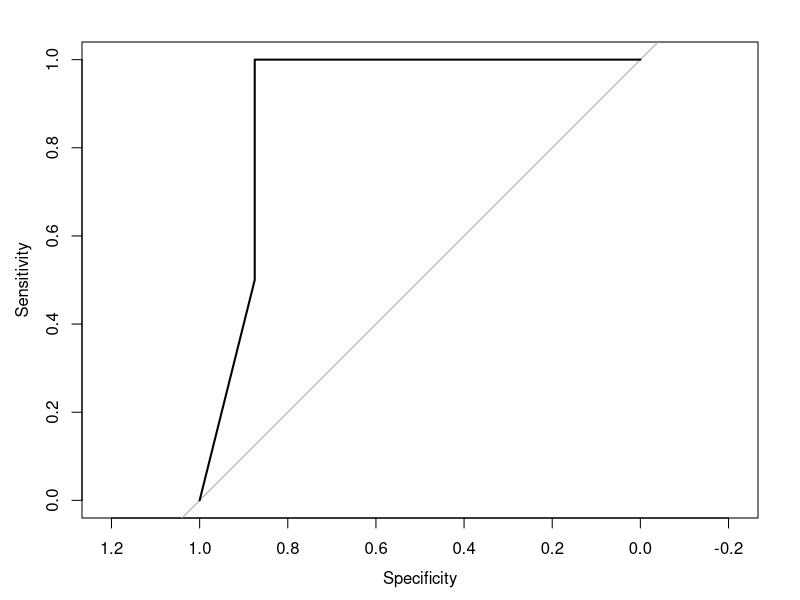
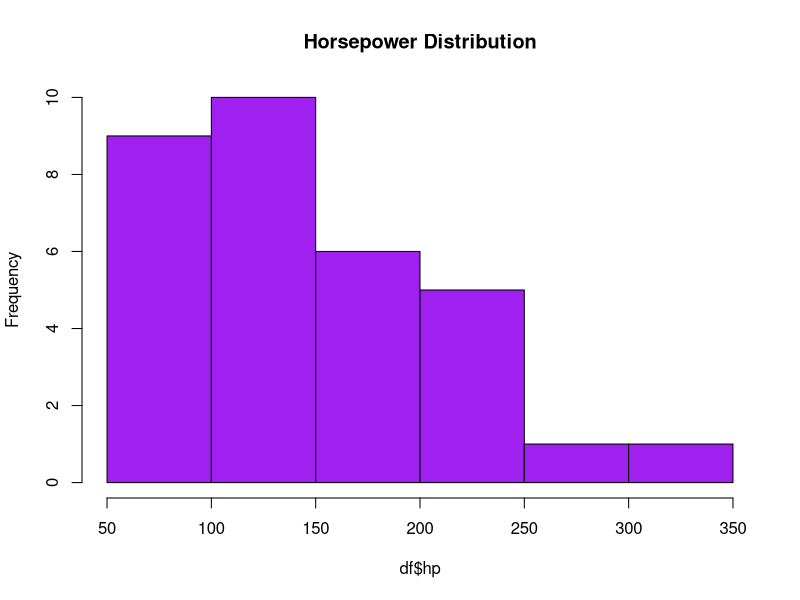
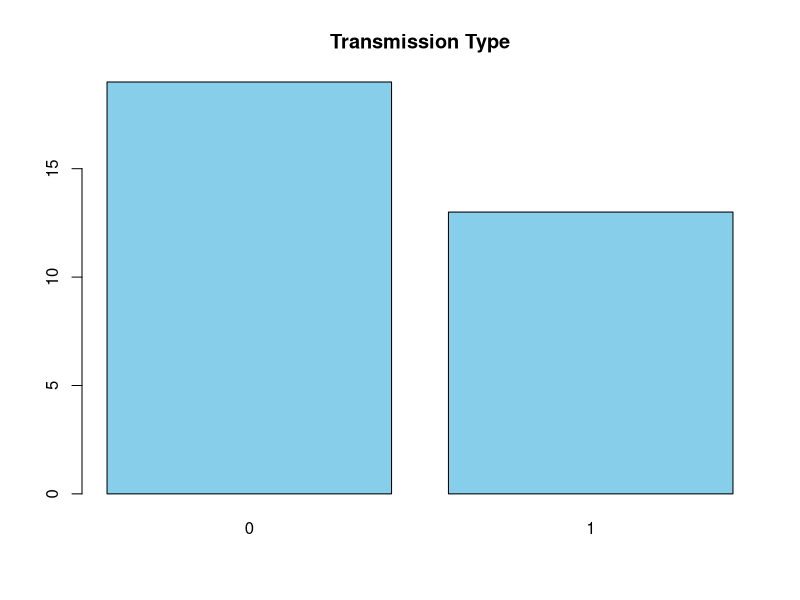
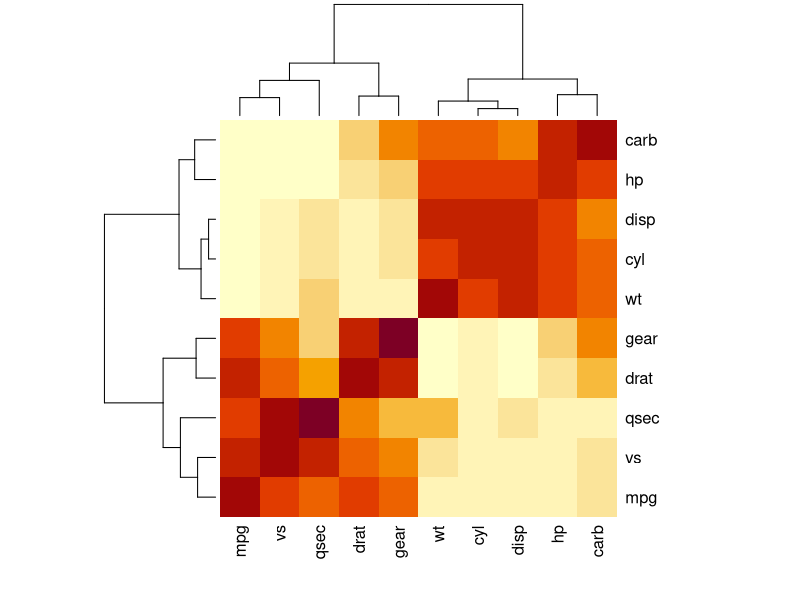

The R script that drew these images, in order:
#logistic regression using inbuilt dataset

data(mtcars)
df<-mtcars
summary(df)
str(df)
head(df)
colnames(df)

#target variable
df$am<-as.factor(df$am)  #Classification problems require categorical output

#feature selection
model_features<-df[, c("am", "mpg", "hp", "wt")]  #only choose imp features to reduce noise

#train test split and model

set.seed(123)
train_idx<-sample(1:nrow(model_features), 0.7*nrow(model_features))
train<-model_features[train_idx,]
test<-model_features[-train_idx,]

model<-glm(am~., data=train, family = binomial)  #predict am using other chosen features
#imp to put family=binomial else it'll work as linear reg
summary(model)  #showa coefficients etc

#pred
pred<-predict(model, test, type="response")  #returns proba
pred_cls<-ifelse(pred>=0.5, 1,0)  #cvt proba to class
pred_cls <- factor(pred_cls, levels = c(0,1))

#eval
acc<-mean(pred_cls==test$am)
acc

conf<-table(Predicted=pred_cls, Actual=test$am)
print(conf)  #tp tn fp fn 

#viz
library(pROC)
roc_obj <- roc(test$am, pred)
plot(roc_obj)
auc(roc_obj)
#a performance metric for binary classification models, representing the probability that a model ranks a random positive example higher than a negative one

hist(df$hp, main="Horsepower Distribution", col="purple")  #Check class balance
barplot(table(df$am), col="skyblue", main="Transmission Type")
cor_matrix <- cor(df[, sapply(df, is.numeric)])
heatmap(cor_matrix)
